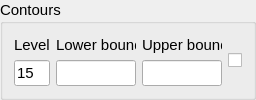
           <widget class="QGroupBox" name="contourGroupBox">
            <property name="sizePolicy">
             <sizepolicy hsizetype="Expanding" vsizetype="Preferred">
              <horstretch>0</horstretch>
              <verstretch>0</verstretch>
             </sizepolicy>
            </property>
            <property name="maximumSize">
             <size>
              <width>250</width>
              <height>16777215</height>
             </size>
            </property>
            <property name="font">
             <font>
              <pointsize>11</pointsize>
             </font>
            </property>
            <property name="title">
             <string>Contours</string>
            </property>
            <layout class="QHBoxLayout" name="horizontalLayout_14">
             <item>
              <layout class="QVBoxLayout" name="verticalLayout_4">
               <item>
                <widget class="QLabel" name="label_4">
                 <property name="sizePolicy">
                  <sizepolicy hsizetype="MinimumExpanding" vsizetype="Preferred">
                   <horstretch>0</horstretch>
                   <verstretch>0</verstretch>
                  </sizepolicy>
                 </property>
                 <property name="maximumSize">
                  <size>
                   <width>60</width>
                   <height>16777215</height>
                  </size>
                 </property>
                 <property name="font">
                  <font>
                   <pointsize>11</pointsize>
                  </font>
                 </property>
                 <property name="text">
                  <string>Level</string>
                 </property>
                </widget>
               </item>
               <item>
                <widget class="QLineEdit" name="levelLineEdit">
                 <property name="maximumSize">
                  <size>
                   <width>60</width>
                   <height>16777215</height>
                  </size>
                 </property>
                 <property name="text">
                  <string>15</string>
                 </property>
                 <property name="maxLength">
                  <number>4</number>
                 </property>
                </widget>
               </item>
              </layout>
             </item>
             <item>
              <layout class="QVBoxLayout" name="verticalLayout_5">
               <item>
                <widget class="QLabel" name="label_5">
                 <property name="sizePolicy">
                  <sizepolicy hsizetype="MinimumExpanding" vsizetype="Preferred">
                   <horstretch>0</horstretch>
                   <verstretch>0</verstretch>
                  </sizepolicy>
                 </property>
                 <property name="maximumSize">
                  <size>
                   <width>80</width>
                   <height>16777215</height>
                  </size>
                 </property>
                 <property name="font">
                  <font>
                   <pointsize>11</pointsize>
                  </font>
                 </property>
                 <property name="text">
                  <string>Lower bound</string>
                 </property>
                </widget>
               </item>
               <item>
                <widget class="QLineEdit" name="lowerBoundLineEdit">
                 <property name="maximumSize">
                  <size>
                   <width>80</width>
                   <height>16777215</height>
                  </size>
                 </property>
                </widget>
               </item>
              </layout>
             </item>
             <item>
              <layout class="QVBoxLayout" name="verticalLayout_7">
               <item>
                <widget class="QLabel" name="label_6">
                 <property name="maximumSize">
                  <size>
                   <width>80</width>
                   <height>16777215</height>
                  </size>
                 </property>
                 <property name="font">
                  <font>
                   <pointsize>11</pointsize>
                  </font>
                 </property>
                 <property name="text">
                  <string>Upper bound</string>
                 </property>
                </widget>
               </item>
               <item>
                <widget class="QLineEdit" name="upperBoundLineEdit">
                 <property name="maximumSize">
                  <size>
                   <width>80</width>
                   <height>16777215</height>
                  </size>
                 </property>
                </widget>
               </item>
              </layout>
             </item>
             <item>
              <widget class="QCheckBox" name="contourCheckBox">
               <property name="text">
                <string/>
               </property>
              </widget>
             </item>
            </layout>
           </widget>
